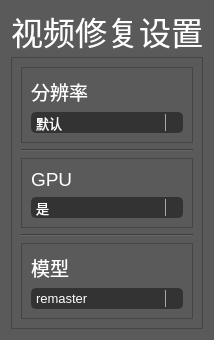
                   <widget class="QWidget" name="page_repair_settings">
                    <property name="styleSheet">
                     <string notr="true">background:rgb(91,90,90);</string>
                    </property>
                    <layout class="QVBoxLayout" name="verticalLayout_28">
                     <item>
                      <widget class="QLabel" name="lab_repair">
                       <property name="minimumSize">
                        <size>
                         <width>0</width>
                         <height>40</height>
                        </size>
                       </property>
                       <property name="maximumSize">
                        <size>
                         <width>16777215</width>
                         <height>40</height>
                        </size>
                       </property>
                       <property name="font">
                        <font>
                         <family>黑体</family>
                         <pointsize>24</pointsize>
                        </font>
                       </property>
                       <property name="styleSheet">
                        <string notr="true">color:rgb(255,255,255);</string>
                       </property>
                       <property name="text">
                        <string>视频修复设置</string>
                       </property>
                      </widget>
                     </item>
                     <item>
                      <widget class="QFrame" name="frame_22">
                       <property name="frameShape">
                        <enum>QFrame::StyledPanel</enum>
                       </property>
                       <property name="frameShadow">
                        <enum>QFrame::Raised</enum>
                       </property>
                       <layout class="QVBoxLayout" name="verticalLayout_11">
                        <item>
                         <widget class="QFrame" name="frame_23">
                          <property name="frameShape">
                           <enum>QFrame::StyledPanel</enum>
                          </property>
                          <property name="frameShadow">
                           <enum>QFrame::Raised</enum>
                          </property>
                          <layout class="QVBoxLayout" name="verticalLayout_25">
                           <item>
                            <widget class="QLabel" name="lab_bug3_11">
                             <property name="font">
                              <font>
                               <family>黑体</family>
                               <pointsize>14</pointsize>
                              </font>
                             </property>
                             <property name="text">
                              <string>&lt;html&gt;&lt;head/&gt;&lt;body&gt;&lt;p&gt;&lt;span style=&quot; color:#ffffff;&quot;&gt;分辨率&lt;/span&gt;&lt;/p&gt;&lt;/body&gt;&lt;/html&gt;</string>
                             </property>
                            </widget>
                           </item>
                           <item>
                            <widget class="QComboBox" name="res4">
                             <property name="maximumSize">
                              <size>
                               <width>16777215</width>
                               <height>25</height>
                              </size>
                             </property>
                             <property name="font">
                              <font>
                               <family>Segoe UI</family>
                               <pointsize>10</pointsize>
                              </font>
                             </property>
                             <property name="styleSheet">
                              <string notr="true">QComboBox {
	border: 2px solid rgb(51,51,51);
	border-radius: 5px;	
	color:rgb(255,255,255);
	background-color: rgb(51,51,51);
}

QComboBox:hover {
	border: 2px solid rgb(0,143,170);
	border-radius: 5px;	
	color:rgb(255,255,255);
	background-color: rgb(0,143,170);
}

QComboBox:!editable, QComboBox::drop-down:editable {
	background: rgb(51,51,51);
}

QComboBox:!editable:on, QComboBox::drop-down:editable:on {
    background:rgb(51,51,51);
}

QComboBox:on { /* shift the text when the popup opens */
    padding-top: 3px;
    padding-left: 4px;
}

QComboBox::drop-down {
    subcontrol-origin: padding;
    subcontrol-position: top right;
    width: 15px;

    border-left-width: 1px;
    border-left-color: darkgray;
    border-left-style: solid; /* just a single line */
    border-top-right-radius: 5px; /* same radius as the QComboBox */
    border-bottom-right-radius: 5px;
}

QComboBox::down-arrow {
    image: url(icons/1x/bulletAsset 54.png);
}

QComboBox::down-arrow:on { /* shift the arrow when popup is open */
    top: 1px;
    left: 1px;
}

QComboBox::drop-down {
    background:rgb(51,51,51);
}

</string>
                             </property>
                             <property name="sizeAdjustPolicy">
                              <enum>QComboBox::AdjustToContents</enum>
                             </property>
                             <property name="frame">
                              <bool>false</bool>
                             </property>
                             <property name="modelColumn">
                              <number>0</number>
                             </property>
                             <item>
                              <property name="text">
                               <string>默认</string>
                              </property>
                             </item>
                            </widget>
                           </item>
                          </layout>
                         </widget>
                        </item>
                        <item>
                         <widget class="Line" name="line_12">
                          <property name="orientation">
                           <enum>Qt::Horizontal</enum>
                          </property>
                         </widget>
                        </item>
                        <item>
                         <widget class="QFrame" name="frame_24">
                          <property name="frameShape">
                           <enum>QFrame::StyledPanel</enum>
                          </property>
                          <property name="frameShadow">
                           <enum>QFrame::Raised</enum>
                          </property>
                          <layout class="QVBoxLayout" name="verticalLayout_26">
                           <item>
                            <widget class="QLabel" name="lab_bug3_12">
                             <property name="font">
                              <font>
                               <family>Segoe UI</family>
                               <pointsize>14</pointsize>
                              </font>
                             </property>
                             <property name="text">
                              <string>&lt;html&gt;&lt;head/&gt;&lt;body&gt;&lt;p&gt;&lt;span style=&quot; color:#ffffff;&quot;&gt;GPU&lt;/span&gt;&lt;/p&gt;&lt;/body&gt;&lt;/html&gt;</string>
                             </property>
                            </widget>
                           </item>
                           <item>
                            <widget class="QComboBox" name="fps4">
                             <property name="maximumSize">
                              <size>
                               <width>16777215</width>
                               <height>25</height>
                              </size>
                             </property>
                             <property name="font">
                              <font>
                               <family>Segoe UI</family>
                               <pointsize>10</pointsize>
                              </font>
                             </property>
                             <property name="styleSheet">
                              <string notr="true">QComboBox {
	border: 2px solid rgb(51,51,51);
	border-radius: 5px;	
	color:rgb(255,255,255);
	background-color: rgb(51,51,51);
}

QComboBox:hover {
	border: 2px solid rgb(0,143,170);
	border-radius: 5px;	
	color:rgb(255,255,255);
	background-color: rgb(0,143,170);
}

QComboBox:!editable, QComboBox::drop-down:editable {
	background: rgb(51,51,51);
}

QComboBox:!editable:on, QComboBox::drop-down:editable:on {
    background:rgb(51,51,51);
}

QComboBox:on { /* shift the text when the popup opens */
    padding-top: 3px;
    padding-left: 4px;
}

QComboBox::drop-down {
    subcontrol-origin: padding;
    subcontrol-position: top right;
    width: 15px;

    border-left-width: 1px;
    border-left-color: darkgray;
    border-left-style: solid; /* just a single line */
    border-top-right-radius: 5px; /* same radius as the QComboBox */
    border-bottom-right-radius: 5px;
}

QComboBox::down-arrow {
    image: url(icons/1x/bulletAsset 54.png);
}

QComboBox::down-arrow:on { /* shift the arrow when popup is open */
    top: 1px;
    left: 1px;
}

QComboBox::drop-down {
    background:rgb(51,51,51);
}

</string>
                             </property>
                             <property name="sizeAdjustPolicy">
                              <enum>QComboBox::AdjustToContents</enum>
                             </property>
                             <property name="frame">
                              <bool>false</bool>
                             </property>
                             <property name="modelColumn">
                              <number>0</number>
                             </property>
                             <item>
                              <property name="text">
                               <string>是</string>
                              </property>
                             </item>
                             <item>
                              <property name="text">
                               <string>否</string>
                              </property>
                             </item>
                            </widget>
                           </item>
                          </layout>
                         </widget>
                        </item>
                        <item>
                         <widget class="Line" name="line_13">
                          <property name="orientation">
                           <enum>Qt::Horizontal</enum>
                          </property>
                         </widget>
                        </item>
                        <item>
                         <widget class="QFrame" name="frame_25">
                          <property name="frameShape">
                           <enum>QFrame::StyledPanel</enum>
                          </property>
                          <property name="frameShadow">
                           <enum>QFrame::Raised</enum>
                          </property>
                          <layout class="QVBoxLayout" name="verticalLayout_27">
                           <item>
                            <widget class="QLabel" name="lab_bug3_13">
                             <property name="font">
                              <font>
                               <family>黑体</family>
                               <pointsize>14</pointsize>
                              </font>
                             </property>
                             <property name="text">
                              <string>&lt;html&gt;&lt;head/&gt;&lt;body&gt;&lt;p&gt;&lt;span style=&quot; color:#ffffff;&quot;&gt;模型&lt;/span&gt;&lt;/p&gt;&lt;/body&gt;&lt;/html&gt;</string>
                             </property>
                            </widget>
                           </item>
                           <item>
                            <widget class="QComboBox" name="model4">
                             <property name="maximumSize">
                              <size>
                               <width>16777215</width>
                               <height>25</height>
                              </size>
                             </property>
                             <property name="font">
                              <font>
                               <family>Segoe UI</family>
                               <pointsize>10</pointsize>
                              </font>
                             </property>
                             <property name="styleSheet">
                              <string notr="true">QComboBox {
	border: 2px solid rgb(51,51,51);
	border-radius: 5px;	
	color:rgb(255,255,255);
	background-color: rgb(51,51,51);
}

QComboBox:hover {
	border: 2px solid rgb(0,143,170);
	border-radius: 5px;	
	color:rgb(255,255,255);
	background-color: rgb(0,143,170);
}

QComboBox:!editable, QComboBox::drop-down:editable {
	background: rgb(51,51,51);
}

QComboBox:!editable:on, QComboBox::drop-down:editable:on {
    background:rgb(51,51,51);
}

QComboBox:on { /* shift the text when the popup opens */
    padding-top: 3px;
    padding-left: 4px;
}

QComboBox::drop-down {
    subcontrol-origin: padding;
    subcontrol-position: top right;
    width: 15px;

    border-left-width: 1px;
    border-left-color: darkgray;
    border-left-style: solid; /* just a single line */
    border-top-right-radius: 5px; /* same radius as the QComboBox */
    border-bottom-right-radius: 5px;
}

QComboBox::down-arrow {
    image: url(icons/1x/bulletAsset 54.png);
}

QComboBox::down-arrow:on { /* shift the arrow when popup is open */
    top: 1px;
    left: 1px;
}

QComboBox::drop-down {
    background:rgb(51,51,51);
}

</string>
                             </property>
                             <property name="sizeAdjustPolicy">
                              <enum>QComboBox::AdjustToContents</enum>
                             </property>
                             <property name="frame">
                              <bool>false</bool>
                             </property>
                             <property name="modelColumn">
                              <number>0</number>
                             </property>
                             <item>
                              <property name="text">
                               <string>remaster</string>
                              </property>
                             </item>
                            </widget>
                           </item>
                          </layout>
                         </widget>
                        </item>
                       </layout>
                      </widget>
                     </item>
                    </layout>
                   </widget>
